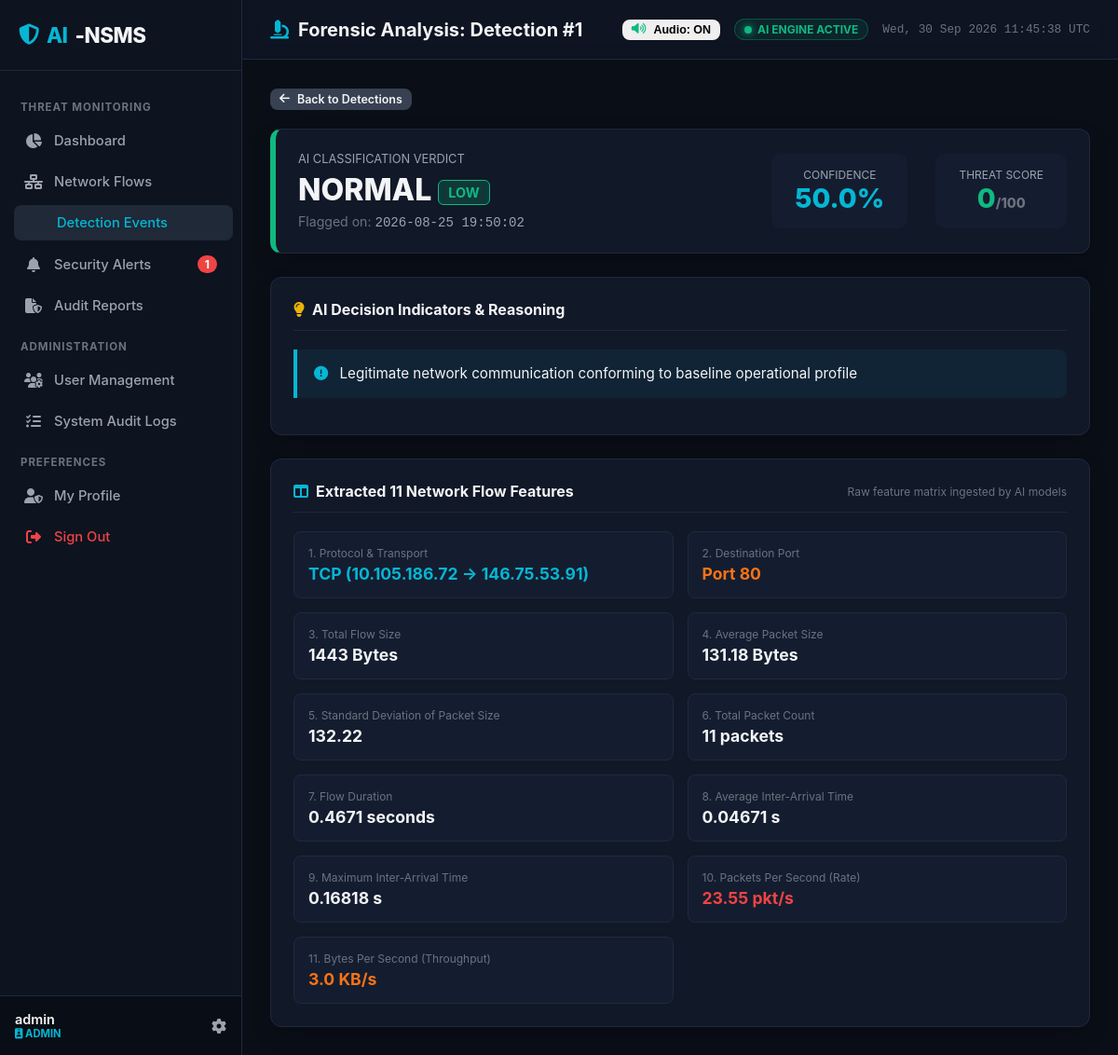
Before: /detections/1 (signed in) with the older database file.
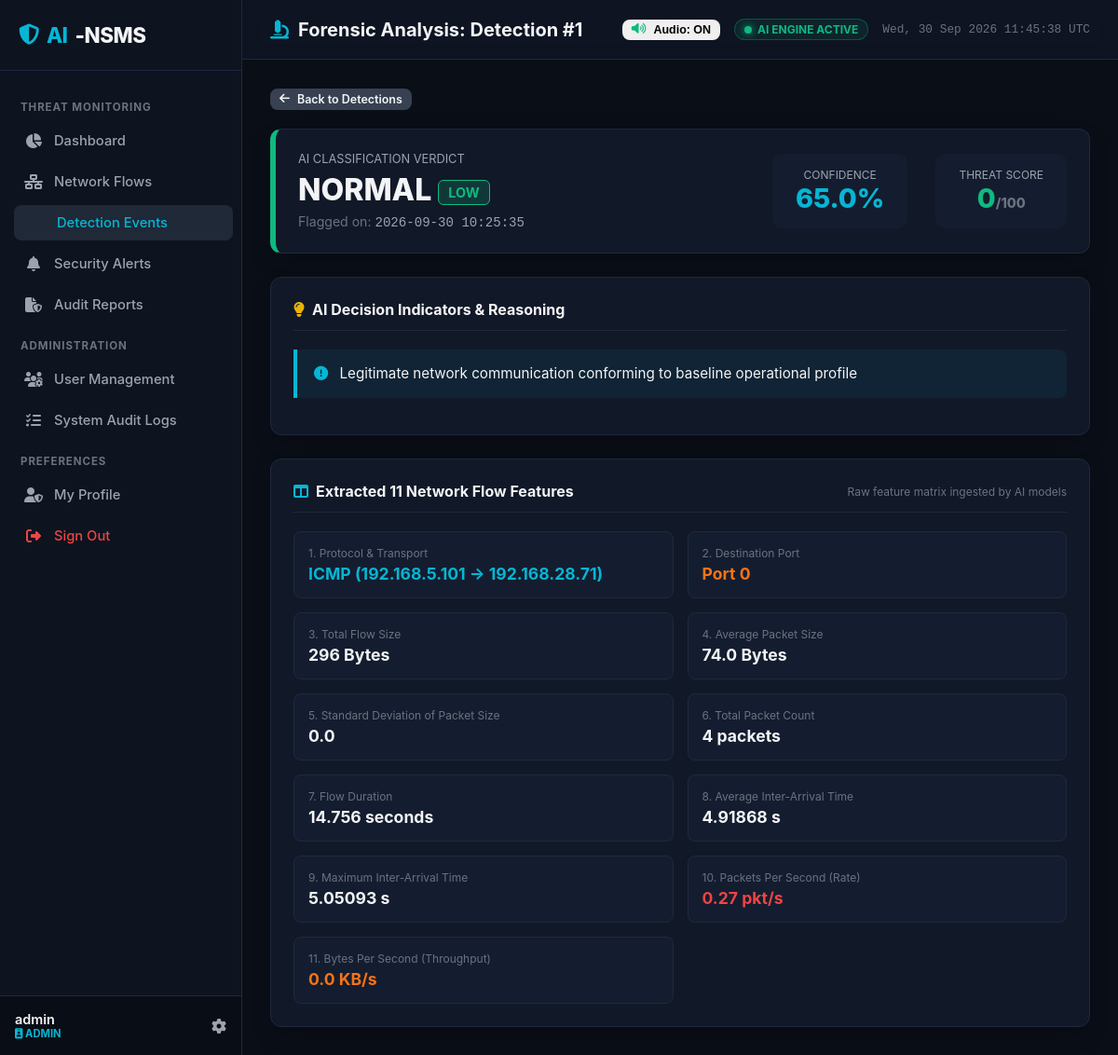
After: the same page with the newer database file.
### tables this page shows
CREATE TABLE users (
            id INTEGER PRIMARY KEY AUTOINCREMENT,
            username TEXT UNIQUE NOT NULL,
            email TEXT UNIQUE NOT NULL,
            password_hash TEXT NOT NULL,
            role TEXT NOT NULL DEFAULT 'SECURITY_ANALYST',
            is_active INTEGER NOT NULL DEFAULT 1,
            must_change_password INTEGER NOT NULL DEFAULT 0,
            created_at TEXT NOT NULL,
            last_login TEXT
        );

CREATE TABLE detections (
            id INTEGER PRIMARY KEY AUTOINCREMENT,
            flow_id INTEGER NOT NULL,
            prediction TEXT NOT NULL,
            attack_type TEXT NOT NULL,
            confidence REAL NOT NULL DEFAULT 1.0,
            threat_score INTEGER NOT NULL DEFAULT 0,
            severity TEXT NOT NULL DEFAULT 'LOW',
            indicators TEXT,
            detected_at TEXT NOT NULL, traffic_source TEXT DEFAULT "live", session_id TEXT DEFAULT "",
            FOREIGN KEY (flow_id) REFERENCES network_flows (id) ON DELETE CASCADE
        );

CREATE TABLE network_flows (
            id INTEGER PRIMARY KEY AUTOINCREMENT,
            source_ip TEXT NOT NULL,
            destination_ip TEXT NOT NULL,
            protocol TEXT NOT NULL,
            destination_port INTEGER NOT NULL,
            flow_duration REAL NOT NULL DEFAULT 0.0,
            total_flow_size REAL NOT NULL DEFAULT 0.0,
            average_packet_size REAL NOT NULL DEFAULT 0.0,
            std_packet_size REAL NOT NULL DEFAULT 0.0,
            packet_count INTEGER NOT NULL DEFAULT 0,
            average_inter_arrival_time REAL NOT NULL DEFAULT 0.0,
            maximum_inter_arrival_time REAL NOT NULL DEFAULT 0.0,
            packets_per_second REAL NOT NULL DEFAULT 0.0,
            bytes_per_second REAL NOT NULL DEFAULT 0.0,
            captured_at TEXT NOT NULL
        , traffic_source TEXT DEFAULT "live", session_id TEXT DEFAULT "");

### src/routes/detection_routes.py (the view)
@detection_bp.route('/detections/<int:detection_id>')
@login_required
def detail(detection_id):
    user = get_current_user()
    det = Detection.find_by_id_with_flow(detection_id)
    if not det:
        abort(404)
    return render_template('detection_detail.html', user=user, detection=det)

### templates/detection_detail.html (shortened to what this page needs)
{% extends "base.html" %}
{% block page_header %}<i class="fas fa-microscope" style="color: var(--accent-cyan);"></i> Forensic Analysis: Detection #{{ detection.id }}{% endblock %}
{% block content %}
<div style="margin-bottom: 20px;">
    <a href="/detections" class="btn btn-secondary btn-sm"><i class="fas fa-arrow-left"></i> Back to Detections</a>
</div>
<div class="soc-card" style="margin-bottom: 25px; border-left: 6px solid var(--sev-{{ detection.severity|lower }});">
    <div style="display: flex; justify-content: space-between; align-items: center; flex-wrap: wrap; gap: 20px;">
        <div>
            <div style="font-size: 0.8rem; color: var(--text-secondary); text-transform: uppercase;">AI Classification Verdict</div>
            <h1 style="font-size: 2rem; font-weight: 800; margin: 6px 0; color: var(--text-primary);">
                {{ detection.attack_type }}
                <span class="badge-sev badge-{{ detection.severity|lower }}" style="vertical-align: middle; font-size: 0.9rem;">{{ detection.severity }}</span>
            </h1>
            <div style="color: var(--text-muted); font-size: 0.88rem;">
                Flagged on: <span class="code-font" style="color: var(--text-secondary);">{{ detection.detected_at.replace('T', ' ').split('.')[0] }}</span>
            </div>
        </div>
        <div style="display: flex; gap: 30px; text-align: center;">
            <div style="background: #141d2f; padding: 15px 25px; border-radius: 10px;">
                <div style="font-size: 0.75rem; color: var(--text-secondary); text-transform: uppercase;">Confidence</div>
                <div style="font-size: 1.8rem; font-weight: 800; color: var(--accent-cyan);">{{ "%.1f"|format(detection.confidence * 100) }}%</div>
            </div>
            <div style="background: #141d2f; padding: 15px 25px; border-radius: 10px;">
                <div style="font-size: 0.75rem; color: var(--text-secondary); text-transform: uppercase;">Threat Score</div>
                <div style="font-size: 1.8rem; font-weight: 800; color: {% if detection.threat_score >= 80 %}var(--sev-critical){% elif detection.threat_score >= 50 %}var(--sev-high){% else %}var(--sev-low){% endif %};">
                    {{ detection.threat_score }}<span style="font-size: 0.9rem; color: var(--text-muted);">/100</span>
                </div>
            </div>
        </div>
    </div>
</div>
<div class="soc-card" style="margin-bottom: 25px;">
    <div class="soc-card-header">
        <div class="soc-card-title"><i class="fas fa-lightbulb" style="color: var(--sev-medium);"></i> AI Decision Indicators & Reasoning</div>
    </div>
    <div class="indicator-box">
        <p style="font-size: 0.95rem; line-height: 1.6; color: var(--text-primary);">
            <i class="fas fa-circle-exclamation" style="color: var(--accent-cyan); margin-right: 8px;"></i>
            {{ detection.indicators or "Standard legitimate traffic pattern identified across all 11 statistical features." }}
        </p>
    </div>
</div>
<div class="soc-card">
    <div class="soc-card-header">
        <div class="soc-card-title"><i class="fas fa-table-columns" style="color: var(--accent-cyan);"></i> Extracted 11 Network Flow Features</div>
        <span style="font-size: 0.75rem; color: var(--text-muted);">Raw feature matrix ingested by AI models</span>
    </div>
    <div style="display: grid; grid-template-columns: repeat(auto-fit, minmax(280px, 1fr)); gap: 15px;">
        <div style="background: #141d2f; padding: 15px; border-radius: 8px; border: 1px solid var(--border-color);">
            <div style="font-size: 0.75rem; color: var(--text-muted);">1. Protocol & Transport</div>
            <div style="font-size: 1.1rem; font-weight: 700; color: var(--accent-cyan); margin-top: 4px;">{{ detection.flow.protocol }} ({{ detection.flow.source_ip }} &rarr; {{ detection.flow.destination_ip }})</div>
        </div>
        <div style="background: #141d2f; padding: 15px; border-radius: 8px; border: 1px solid var(--border-color);">
            <div style="font-size: 0.75rem; color: var(--text-muted);">2. Destination Port</div>
            <div style="font-size: 1.1rem; font-weight: 700; color: var(--sev-high); margin-top: 4px;">Port {{ detection.flow.destination_port }}</div>
        </div>
        <div style="background: #141d2f; padding: 15px; border-radius: 8px; border: 1px solid var(--border-color);">
            <div style="font-size: 0.75rem; color: var(--text-muted);">3. Total Flow Size</div>
            <div style="font-size: 1.1rem; font-weight: 700; color: var(--text-primary); margin-top: 4px;">{{ detection.flow.total_flow_size|int }} Bytes</div>
        </div>
        <div style="background: #141d2f; padding: 15px; border-radius: 8px; border: 1px solid var(--border-color);">
            <div style="font-size: 0.75rem; color: var(--text-muted);">4. Average Packet Size</div>
            <div style="font-size: 1.1rem; font-weight: 700; color: var(--text-primary); margin-top: 4px;">{{ detection.flow.average_packet_size }} Bytes</div>
        </div>
        <div style="background: #141d2f; padding: 15px; border-radius: 8px; border: 1px solid var(--border-color);">
            <div style="font-size: 0.75rem; color: var(--text-muted);">5. Standard Deviation of Packet Size</div>
            <div style="font-size: 1.1rem; font-weight: 700; color: var(--text-primary); margin-top: 4px;">{{ detection.flow.std_packet_size }}</div>
        </div>
        <div style="background: #141d2f; padding: 15px; border-radius: 8px; border: 1px solid var(--border-color);">
            <div style="font-size: 0.75rem; color: var(--text-muted);">6. Total Packet Count</div>
            <div style="font-size: 1.1rem; font-weight: 700; color: var(--text-primary); margin-top: 4px;">{{ detection.flow.packet_count }} packets</div>
        </div>
        <div style="background: #141d2f; padding: 15px; border-radius: 8px; border: 1px solid var(--border-color);">
            <div style="font-size: 0.75rem; color: var(--text-muted);">7. Flow Duration</div>
            <div style="font-size: 1.1rem; font-weight: 700; color: var(--text-primary); margin-top: 4px;">{{ detection.flow.flow_duration }} seconds</div>
        </div>
        <div style="background: #141d2f; padding: 15px; border-radius: 8px; border: 1px solid var(--border-color);">
            <div style="font-size: 0.75rem; color: var(--text-muted);">8. Average Inter-Arrival Time</div>
            <div style="font-size: 1.1rem; font-weight: 700; color: var(--text-primary); margin-top: 4px;">{{ detection.flow.average_inter_arrival_time }} s</div>
        </div>
        <div style="background: #141d2f; padding: 15px; border-radius: 8px; border: 1px solid var(--border-color);">
            <div style="font-size: 0.75rem; color: var(--text-muted);">9. Maximum Inter-Arrival Time</div>
            <div style="font-size: 1.1rem; font-weight: 700; color: var(--text-primary); margin-top: 4px;">{{ detection.flow.maximum_inter_arrival_time }} s</div>
        </div>
        <div style="background: #141d2f; padding: 15px; border-radius: 8px; border: 1px solid var(--border-color);">
            <div style="font-size: 0.75rem; color: var(--text-muted);">10. Packets Per Second (Rate)</div>
            <div style="font-size: 1.1rem; font-weight: 700; color: var(--sev-critical); margin-top: 4px;">{{ detection.flow.packets_per_second }} pkt/s</div>
        </div>
        <div style="background: #141d2f; padding: 15px; border-radius: 8px; border: 1px solid var(--border-color);">
            <div style="font-size: 0.75rem; color: var(--text-muted);">11. Bytes Per Second (Throughput)</div>
            <div style="font-size: 1.1rem; font-weight: 700; color: var(--sev-high); margin-top: 4px;">{{ (detection.flow.bytes_per_second / 1024)|round(1) }} KB/s</div>
        </div>
    </div>
</div>
{% endblock %}

### templates/base.html (shortened to what this page needs)
<!DOCTYPE html>
<html lang="en">
<head>
    <link rel="stylesheet" href="https://cdnjs.cloudflare.com/ajax/libs/font-awesome/6.5.1/css/all.min.css">
    <link rel="stylesheet" href="{{ url_for('static', filename='css/soc_theme.css') }}">
</head>
<body>
    <div class="app-container">
        <aside class="sidebar">
            <div class="sidebar-header">
                <div class="sidebar-logo">
                    <i class="fas fa-shield-halved" style="color: var(--accent-cyan);"></i>
                    <span>AI</span>-NSMS
                </div>
            </div>
            <ul class="sidebar-menu">
                <li class="menu-category">Threat Monitoring</li>
                <li>
                    <a href="/dashboard" class="sidebar-link {% if request.path == '/' or request.path == '/dashboard' %}active{% endif %}">
                        <i class="fas fa-chart-pie"></i>
                        <span>Dashboard</span>
                    </a>
                </li>
                <li>
                    <a href="/monitoring" class="sidebar-link {% if request.path == '/monitoring' %}active{% endif %}">
                        <i class="fas fa-network-wired"></i>
                        <span>Network Flows</span>
                    </a>
                </li>
                <li>
                    <a href="/detections" class="sidebar-link {% if request.path.startswith('/detections') %}active{% endif %}">
                        <span>Detection Events</span>
                    </a>
                </li>
                <li>
                    <a href="/alerts" class="sidebar-link {% if request.path == '/alerts' %}active{% endif %}">
                        <i class="fas fa-bell"></i>
                        <span>Security Alerts</span>
                        {% if active_alerts_count > 0 %}
                        <span class="badge-count">{{ active_alerts_count }}</span>
                        {% endif %}
                    </a>
                </li>
                <li>
                    <a href="/reports" class="sidebar-link {% if request.path == '/reports' %}active{% endif %}">
                        <i class="fas fa-file-shield"></i>
                        <span>Audit Reports</span>
                    </a>
                </li>
                {% if is_admin %}
                <li class="menu-category">Administration</li>
                <li>
                    <a href="/users" class="sidebar-link {% if request.path == '/users' %}active{% endif %}">
                        <i class="fas fa-users-gear"></i>
                        <span>User Management</span>
                    </a>
                </li>
                <li>
                    <a href="/logs" class="sidebar-link {% if request.path == '/logs' %}active{% endif %}">
                        <i class="fas fa-list-check"></i>
                        <span>System Audit Logs</span>
                    </a>
                </li>
                {% endif %}
                <li class="menu-category">Preferences</li>
                <li>
                    <a href="/profile" class="sidebar-link {% if request.path == '/profile' %}active{% endif %}">
                        <i class="fas fa-user-shield"></i>
                        <span>My Profile</span>
                    </a>
                </li>
                <li>
                    <a href="/logout" class="sidebar-link" style="color: var(--sev-critical);">
                        <i class="fas fa-right-from-bracket"></i>
                        <span>Sign Out</span>
                    </a>
                </li>
            </ul>
            <div class="sidebar-footer">
                <div class="user-info">
                    <span class="user-name">{{ current_user.username if current_user else 'Guest' }}</span>
                    <span class="user-role-badge">
                        <i class="fas fa-id-badge"></i> {{ current_user.role if current_user else 'ANALYST' }}
                    </span>
                </div>
                <a href="/profile" style="color: var(--text-secondary);"><i class="fas fa-gear"></i></a>
            </div>
        </aside>
        <div class="main-wrapper">
            <header class="topbar">
                <div class="page-title">
                    {% block page_header %}{% endblock %}
                </div>
                <div style="display: flex; align-items: center; gap: 15px;">
                    <button id="btn-global-audio-toggle" class="btn btn-outline-success btn-sm btn-audio-toggle" onclick="window.audioAlerts && window.audioAlerts.toggleMute()" title="Toggle Audio Alerts On/Off">
                    </button>
                    <div class="live-indicator">
                        <span class="pulse-dot"></span> AI ENGINE ACTIVE
                    </div>
                    <span style="font-size: 0.8rem; color: var(--text-muted); font-family: var(--font-mono);" id="live-clock"></span>
                </div>
            </header>
            <main class="content-body">
                {% block content %}{% endblock %}
            </main>
        </div>
    </div>
</body>
</html>

Changed rows visible on the page:
changed detections "NORMAL": detected_at.replace "2026-08-25 19:50:02" → "2026-09-30 10:25:35"; detection.confidence*100 "50.0" → "65.0"
changed network_flows: flow.protocol "TCP" → "ICMP"; flow.source_ip "10.105.186.72" → "192.168.5.101"; flow.destination_ip "146.75.53.91" → "192.168.28.71"; flow.destination_port "80" → "0"; flow.total_flow_size "1443" → "296"; flow.average_packet_size "131.18" → "74.0"; flow.std_packet_size "132.22" → "0.0"; flow.packet_count "11" → "4"; flow.flow_duration "0.4671" → "14.756"; flow.average_inter_arrival_time "0.04671" → "4.91868"; flow.maximum_inter_arrival_time "0.16818" → "5.05093"; flow.packets_per_second "23.55" → "0.27"; (detection.flow.bytes_per_second/1024)|round(1) "3.0" → "0.0"
Other visible differences:
{{ active_alerts_count }}: "1" → (not shown)
